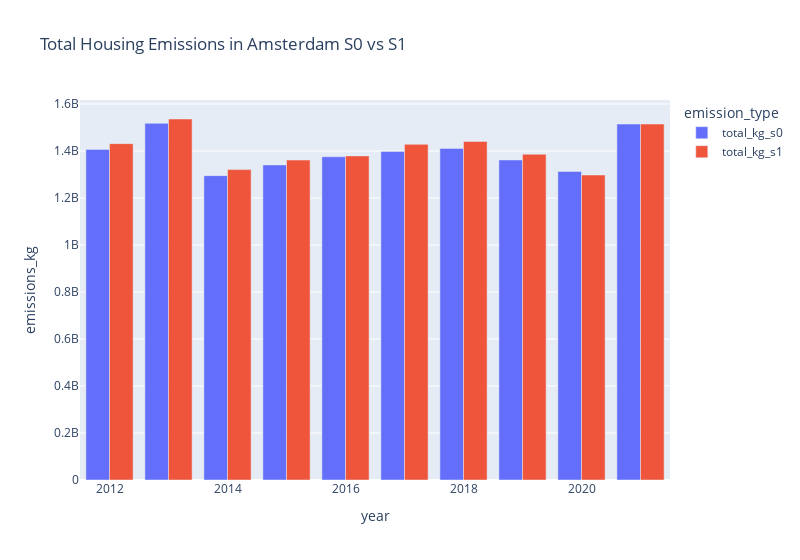
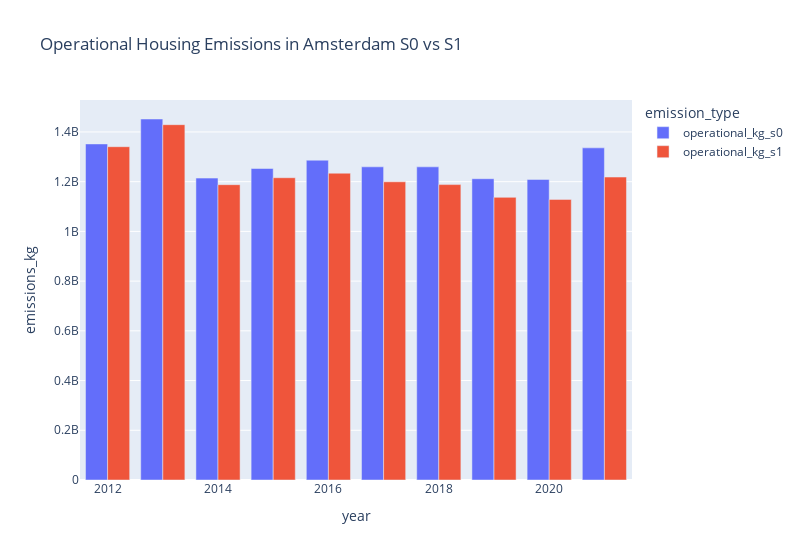
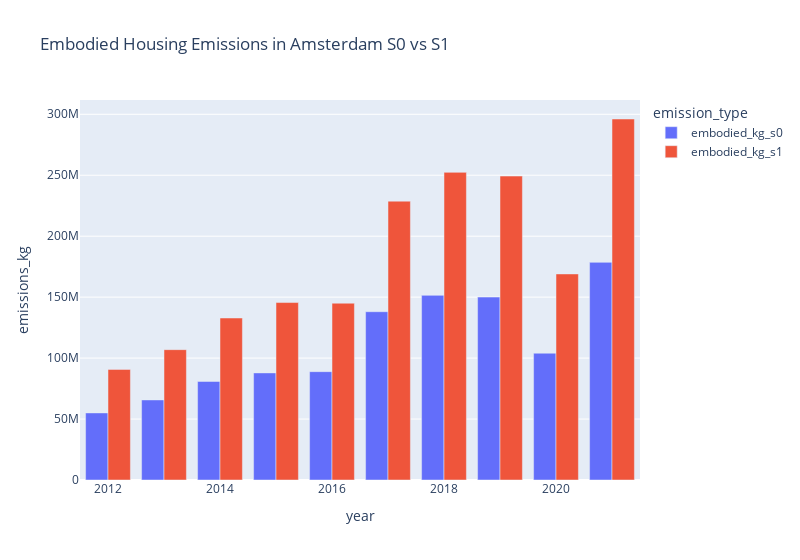

Notebook code cell kept with these figures, in order:
### Code cell
df = emissions_all_years.copy()
df = df.groupby('year').sum().reset_index()
df = df[['year', 'sqm', 'operational_kg_s0', 'operational_kg_s1', 'embodied_kg_s0', 'embodied_kg_s1']]
df['total_kg_s0'] = df['operational_kg_s0'] + df['embodied_kg_s0']
df['total_kg_s1'] = df['operational_kg_s1'] + df['embodied_kg_s1']

# df long 
df_long = df.melt(id_vars=['year'], value_vars=['operational_kg_s0', 'operational_kg_s1', 'embodied_kg_s0', 'embodied_kg_s1', 'total_kg_s0', 'total_kg_s1'], 
                   var_name='emission_type', value_name='emissions_kg')

# total emissions 
df_long_total = df_long[df_long.emission_type.str.startswith('total')]
fig = px.bar(df_long_total, x='year', y='emissions_kg', color='emission_type', barmode='group',
             title='Total Housing Emissions in Amsterdam S0 vs S1')
fig.update_layout(width=800)
fig.show()

# operational emissions 
df_long_operational = df_long[df_long.emission_type.str.startswith('operational')]
fig = px.bar(df_long_operational, x='year', y='emissions_kg', color='emission_type', barmode='group', 
             title='Operational Housing Emissions in Amsterdam S0 vs S1')
fig.update_layout(width=800)
fig.show()

# embodied emissions
df_long_embodied = df_long[df_long.emission_type.str.startswith('embodied')]
fig = px.bar(df_long_embodied, x='year', y='emissions_kg', color='emission_type', barmode='group',
             title='Embodied Housing Emissions in Amsterdam S0 vs S1')
fig.update_layout(width=800)
fig.show()

### Figure 1 — Plotly figure (JSON) as saved in the notebook; plotly's stock layout.template omitted (floating-point values rounded to 4 significant figures)
{"data": [{"alignmentgroup": "True", "hovertemplate": "emission_type=total_kg_s0<br>year=%{x}<br>emissions_kg=%{y}<extra></extra>", "legendgroup": "total_kg_s0", "marker": {"color": "#636efa", "pattern": {"shape": ""}}, "name": "total_kg_s0", "offsetgroup": "total_kg_s0", "orientation": "v", "showlegend": true, "textposition": "auto", "type": "bar", "x": [2012, 2013, 2014, 2015, 2016, 2017, 2018, 2019, 2020, 2021], "xaxis": "x", "y": [1406862094, 1517810302, 1295210080, 1340815550, 1375318248, 1397751143, 1411094158, 1361920146, 1312959438, 1514573005], "yaxis": "y"}, {"alignmentgroup": "True", "hovertemplate": "emission_type=total_kg_s1<br>year=%{x}<br>emissions_kg=%{y}<extra></extra>", "legendgroup": "total_kg_s1", "marker": {"color": "#EF553B", "pattern": {"shape": ""}}, "name": "total_kg_s1", "offsetgroup": "total_kg_s1", "orientation": "v", "showlegend": true, "textposition": "auto", "type": "bar", "x": [2012, 2013, 2014, 2015, 2016, 2017, 2018, 2019, 2020, 2021], "xaxis": "x", "y": [1431405160, 1536203823, 1320808713, 1361499467, 1379139856, 1428266201, 1440688277, 1386264549, 1297820720, 1514714637], "yaxis": "y"}], "layout": {"barmode": "group", "legend": {"title": {"text": "emission_type"}, "tracegroupgap": 0}, "title": {"text": "Total Housing Emissions in Amsterdam S0 vs S1"}, "width": 800, "xaxis": {"anchor": "y", "domain": [0, 1], "title": {"text": "year"}}, "yaxis": {"anchor": "x", "domain": [0, 1], "title": {"text": "emissions_kg"}}}}

### Figure 2 — Plotly figure (JSON) as saved in the notebook; plotly's stock layout.template omitted (floating-point values rounded to 4 significant figures)
{"data": [{"alignmentgroup": "True", "hovertemplate": "emission_type=operational_kg_s0<br>year=%{x}<br>emissions_kg=%{y}<extra></extra>", "legendgroup": "operational_kg_s0", "marker": {"color": "#636efa", "pattern": {"shape": ""}}, "name": "operational_kg_s0", "offsetgroup": "operational_kg_s0", "orientation": "v", "showlegend": true, "textposition": "auto", "type": "bar", "x": [2012, 2013, 2014, 2015, 2016, 2017, 2018, 2019, 2020, 2021], "xaxis": "x", "y": [1351833853, 1452127722, 1214379072, 1252958299, 1286455224, 1259699514, 1259641013, 1211867297, 1208953826, 1336033274], "yaxis": "y"}, {"alignmentgroup": "True", "hovertemplate": "emission_type=operational_kg_s1<br>year=%{x}<br>emissions_kg=%{y}<extra></extra>", "legendgroup": "operational_kg_s1", "marker": {"color": "#EF553B", "pattern": {"shape": ""}}, "name": "operational_kg_s1", "offsetgroup": "operational_kg_s1", "orientation": "v", "showlegend": true, "textposition": "auto", "type": "bar", "x": [2012, 2013, 2014, 2015, 2016, 2017, 2018, 2019, 2020, 2021], "xaxis": "x", "y": [1340660210, 1429275323, 1187926913, 1215930517, 1234106456, 1199534151, 1188325327, 1136944499, 1128776720, 1218582287], "yaxis": "y"}], "layout": {"barmode": "group", "legend": {"title": {"text": "emission_type"}, "tracegroupgap": 0}, "title": {"text": "Operational Housing Emissions in Amsterdam S0 vs S1"}, "width": 800, "xaxis": {"anchor": "y", "domain": [0, 1], "title": {"text": "year"}}, "yaxis": {"anchor": "x", "domain": [0, 1], "title": {"text": "emissions_kg"}}}}

### Figure 3 — Plotly figure (JSON) as saved in the notebook; plotly's stock layout.template omitted (floating-point values rounded to 4 significant figures)
{"data": [{"alignmentgroup": "True", "hovertemplate": "emission_type=embodied_kg_s0<br>year=%{x}<br>emissions_kg=%{y}<extra></extra>", "legendgroup": "embodied_kg_s0", "marker": {"color": "#636efa", "pattern": {"shape": ""}}, "name": "embodied_kg_s0", "offsetgroup": "embodied_kg_s0", "orientation": "v", "showlegend": true, "textposition": "auto", "type": "bar", "x": [2012, 2013, 2014, 2015, 2016, 2017, 2018, 2019, 2020, 2021], "xaxis": "x", "y": [55028241, 65682580, 80831008, 87857251, 88863024, 138051629, 151453145, 150052849, 104005612, 178539731], "yaxis": "y"}, {"alignmentgroup": "True", "hovertemplate": "emission_type=embodied_kg_s1<br>year=%{x}<br>emissions_kg=%{y}<extra></extra>", "legendgroup": "embodied_kg_s1", "marker": {"color": "#EF553B", "pattern": {"shape": ""}}, "name": "embodied_kg_s1", "offsetgroup": "embodied_kg_s1", "orientation": "v", "showlegend": true, "textposition": "auto", "type": "bar", "x": [2012, 2013, 2014, 2015, 2016, 2017, 2018, 2019, 2020, 2021], "xaxis": "x", "y": [90744950, 106928500, 132881800, 145568950, 145033400, 228732050, 252362950, 249320050, 169044000, 296132350], "yaxis": "y"}], "layout": {"barmode": "group", "legend": {"title": {"text": "emission_type"}, "tracegroupgap": 0}, "title": {"text": "Embodied Housing Emissions in Amsterdam S0 vs S1"}, "width": 800, "xaxis": {"anchor": "y", "domain": [0, 1], "title": {"text": "year"}}, "yaxis": {"anchor": "x", "domain": [0, 1], "title": {"text": "emissions_kg"}}}}
